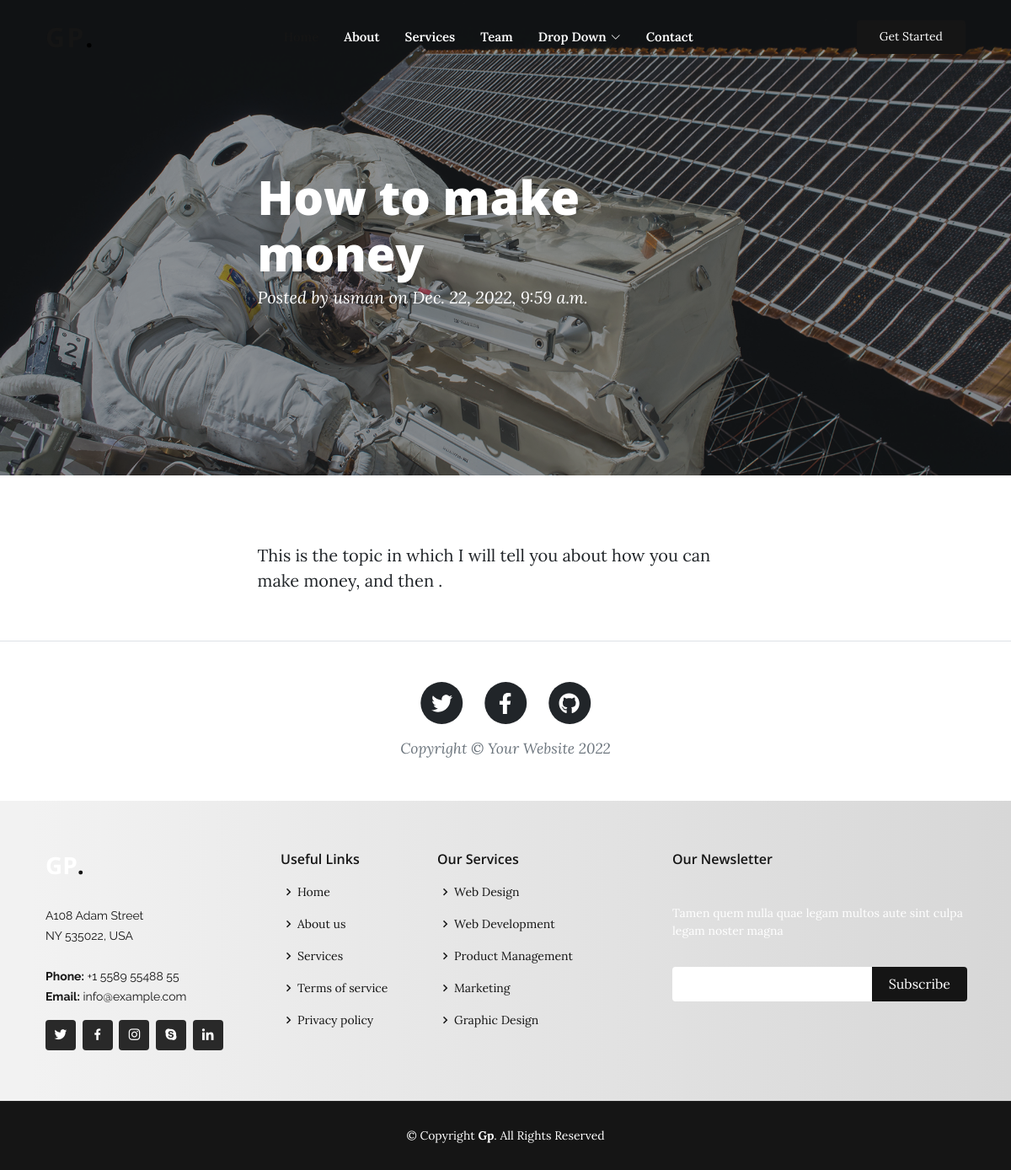
Screenshot of /blogs/1/ with the database file from the repository.
### blog_posts/models.py (models this page shows, shortened)
class Task(models.Model):
    title = models.CharField(max_length=200)
    content = models.TextField(default=None)
    date_posted = models.DateTimeField(default=timezone.now)
    author = models.ForeignKey(User, on_delete=models.CASCADE, default=None)

### blog_posts/views.py (the view)
# urls.py: path('<int:id>/', views.retrieve_blog, name="blog-detail"),
def retrieve_blog(request, id):
    blog= get_object_or_404(Task, id=id)
    context = {
        'blog': blog
    }
    return render(request, 'detail.html', context)

### blog_posts/templates/detail.html (shortened to what this page needs)
{% extends "hometemplate.html" %}
{% load static %}
{% block content %}
<!DOCTYPE html>
<html lang="en">
    <head>
        <link href="{% static 'assets2/css/styles.css' %}" rel="stylesheet" />
    </head>
    <body>
        <header class="masthead" style="background-image: url('assets/img/post-bg.jpg')">
            <div class="container position-relative px-4 px-lg-5">
                <div class="row gx-4 gx-lg-5 justify-content-center">
                    <div class="col-md-10 col-lg-8 col-xl-7">
                        <div class="post-heading">
                            <h1>{{ blog.title }}</h1>
                            <span class="meta">
                                Posted by
                                <a href="#!">{{ blog.author }}</a>
                                on {{blog.date_posted}}
                            </span>
                        </div>
                    </div>
                </div>
            </div>
        </header>
        <article class="mb-4">
            <div class="container px-4 px-lg-5">
                <div class="row gx-4 gx-lg-5 justify-content-center">
                    <div class="col-md-10 col-lg-8 col-xl-7">
                        <p>{{blog.content}}
                        </p>
                    </div>
                </div>
            </div>
        </article>
        <footer class="border-top">
            <div class="container px-4 px-lg-5">
                <div class="row gx-4 gx-lg-5 justify-content-center">
                    <div class="col-md-10 col-lg-8 col-xl-7">
                        <ul class="list-inline text-center">
                            <li class="list-inline-item">
                                <a href="#!">
                                    <span class="fa-stack fa-lg">
                                        <i class="fas fa-circle fa-stack-2x"></i>
                                        <i class="fab fa-twitter fa-stack-1x fa-inverse"></i>
                                    </span>
                                </a>
                            </li>
                            <li class="list-inline-item">
                                <a href="#!">
                                    <span class="fa-stack fa-lg">
                                        <i class="fas fa-circle fa-stack-2x"></i>
                                        <i class="fab fa-facebook-f fa-stack-1x fa-inverse"></i>
                                    </span>
                                </a>
                            </li>
                            <li class="list-inline-item">
                                <a href="#!">
                                    <span class="fa-stack fa-lg">
                                        <i class="fas fa-circle fa-stack-2x"></i>
                                        <i class="fab fa-github fa-stack-1x fa-inverse"></i>
                                    </span>
                                </a>
                            </li>
                        </ul>
                        <div class="small text-center text-muted fst-italic">Copyright &copy; Your Website 2022</div>
                    </div>
                </div>
            </div>
        </footer>
    </body>
</html>
{% endblock %}

### version_1/static/assets/css/style.css (style rules this page uses)
body { font-family: "Open Sans", sans-serif; color: #444444; }
a { color: #ffc451; text-decoration: none; }
h1, h2, h3, h4, h5, h6 { font-family: "Raleway", sans-serif; }

### rows the page displays
Task: title "How to make money", author "usman", date_posted "Dec. 22, 2022, 9:59 a.m.", content "This is the topic in which I will tell you about how you can make money, and then ."
